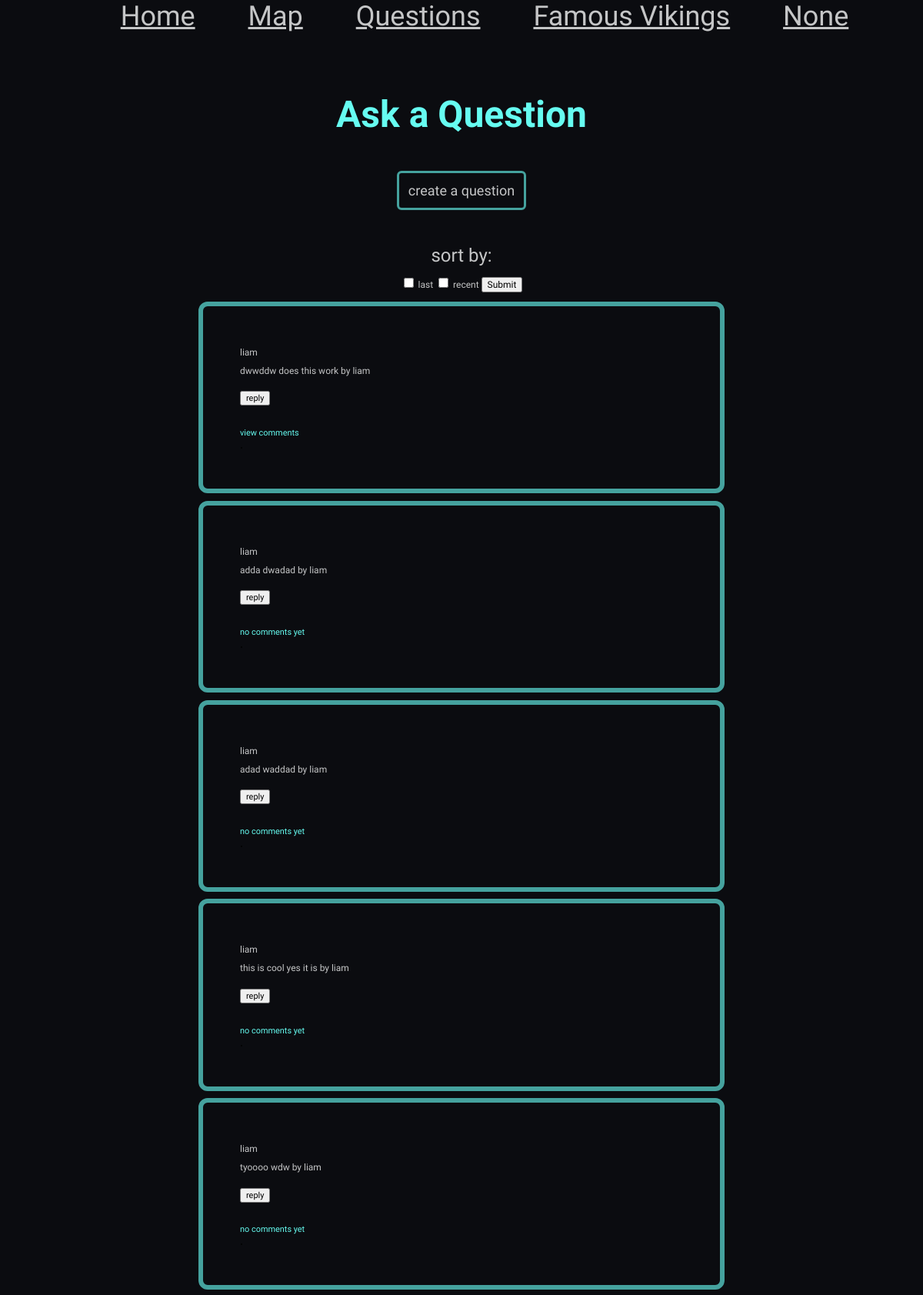
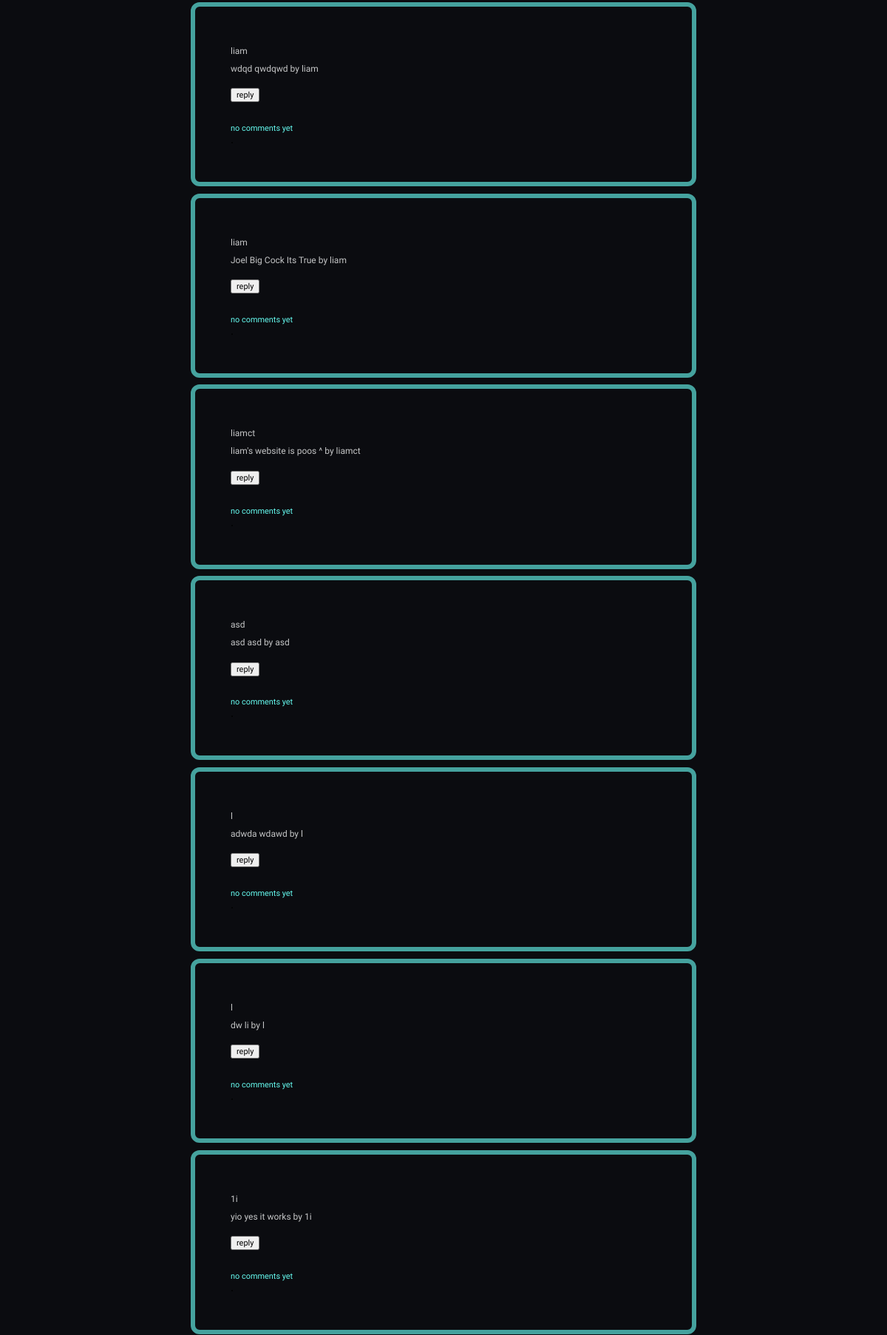
The page /question (upper part) on the database its author committed (2 pictures, top to bottom).
### models.py (models this page shows)
class Question(db.Model):
    __tablename__ = "Question"
    id = db.Column(db.Integer, primary_key=True, autoincrement=True)
    user = db.Column(db.Integer, db.ForeignKey('User.id'), nullable = False)
    question = db.Column(db.String(225), unique=True)
    title = db.Column(db.String(225), unique=True)
    like = db.Column(db.Integer)
    comments = db.relationship('Comment', back_populates='question')
    users = db.relationship('User')

class User(db.Model):
    __tablename__ = "User"
    id = db.Column(db.Integer, primary_key=True, autoincrement=True)
    name = db.Column(db.String(225), unique=True)
    salt = db.Column(db.String(225))
    key = db.Column(db.String(225))
    email = db.Column(db.String())

### main.py (the view, shortened to what this page needs)
@app.route('/question', methods=['POST', 'GET'])
def question():
    current_user = session.get('name')
    form = Comment_Form()
    if request.method=='GET':
        questions = models.Question.query.all()
        return render_template('question.html', form=form, title="Question", user = current_user, questions = questions)

### forms.py
class Comment_Form(FlaskForm):
  comment = TextField('comment', validators=[DataRequired()])

### templates/question.html (shortened to what this page needs)
{% extends 'layout.html' %}
{% block content %}
<div class = "question_title">
  <h1> Ask a Question </h1>
</div>
<div class = "form_create">
  <a href="/question/create"> create a question </a>
</div>
<div class = "question_options">
  <p> sort by:</p>
  <form method="POST">
    <input type="checkbox" name = "last">
    <label for="last">last</label>
    <input type="checkbox" name = "recent">
    <label for="recent">recent</label>
    <input type="submit">
  </form>
</div>
<div class = "wrapper_question">
  <div class = "writing_box">
    {% for question in questions %}
    <div class = "question_box">
      <div class = "splitter">
        <p>{{question.users.name}}</p>
        <p>{{ question.title }}   {{ question.question }} by {{question.users.name}}</p>
        <button id= "reply_btn">reply</button>
      </div>
      <div class = "splitter_2">
        {% if not question.comments %}
          <button id = "view_comments">no comments yet</button>
        {%else%}
          <button id = "view_comments">view comments</button>
        {%endif%}
      </div>
    <div> .</div>
    </div>
    {% endfor %}
  </div>
</div>
{% endblock %}

### static/css/style.css (style rules this page uses)
:root { --clr-primary: #0B0C10; --clr-neutral: #C5C6C7; --clr-neutral-100: #45A29E; --clr-neutral-200: #66FCF1; --font-family: 'Squada One', cursive; }
body, h1, h2, p { margin: 0; }
p, input { font-family: var(--font-family); font-size: 1vw; }
#overall { background-color: var(--clr-primary); }
.wrapper_question { margin: 0% 0 0 10%; width:80%; height: flex; }
.question_options { width: 100%; text-align: center; }
.question_options p { color: var(--clr-neutral); font-size: 2vw; }
.question_options form { color: var(--clr-neutral); font-size: 1vw; font-family: var(--font-family); margin-top:1%; }
.form_create { text-align: center; margin: 0 0 5% 0; }
.form_create a { color: var(--clr-neutral); border: 0.25vw solid var(--clr-neutral-100); border-radius: 0.5vw; padding:1%; text-decoration: none; font-size: 1.5vw; font-family: var(--font-family); }
.writing_box { width:100%; height:flex; }
.writing_box p { color: var(--clr-neutral); line-height: 2; font-size: 1vw; }
.question_title { font-family: var(--font-family); color: var(--clr-neutral-200); text-align: center; font-size: 2vw; padding: 5% 0 5% 0; }
.question_box { width:60%; display: flex; border: 0.5vw solid var(--clr-neutral-100); border-radius: 1vw; margin: 1% auto 1% auto; flex-direction: column; padding:5%; }
.splitter_2 button { padding: 0; border: none; background: none; color: var(--clr-neutral-200); font-family: var(--font-family); font-size: .91vw; }
#reply_btn { margin: 2.5% 0 5% 0; font-family: var(--font-family); font-size: 0.91vw; }

### rows shown on the page
Question: users.name "liam", title "dwwddw", question "does this work", shows "view comments"
Question: users.name "liam", title "adda", question "dwadad", shows "no comments yet"
Question: users.name "liam", title "adad", question "waddad", shows "no comments yet"
Question: users.name "liam", title "this is cool", question "yes it is", shows "no comments yet"
Question: users.name "liam", title "tyoooo", question "wdw", shows "no comments yet"
Question: users.name "liam", title "wdqd", question "qwdqwd", shows "no comments yet"
Question: users.name "liam", title "Joel Big Cock", question "Its True", shows "no comments yet"
Question: users.name "liamct", title "liam's website is poos", question "^", shows "no comments yet"
Question: users.name "asd", title "asd", question "asd", shows "no comments yet"
Question: users.name "l", title "adwda", question "wdawd", shows "no comments yet"
Question: users.name "l", title "dw", question "li", shows "no comments yet"
Question: users.name "1i", title "yio", question "yes it works", shows "no comments yet"

### other values the page prints
{{ user }} "None"
